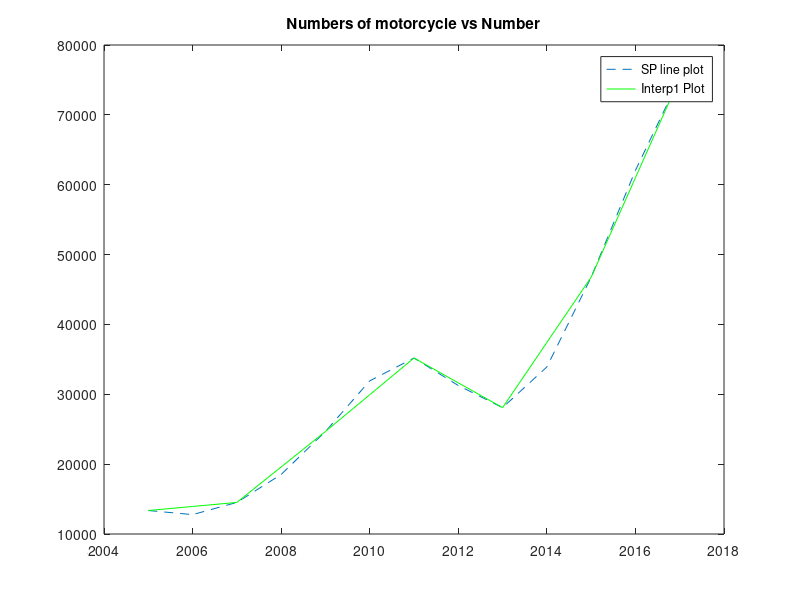

Here is the MATLAB script that generated this plot:
year=2005:2:2017;
Number=[13362 14520 24675 35195 28086 46758 75251];

%% a
x=year;
y=Number;
yy=spline(x,y,2012);
fprintf('Population at 2012 %f\n',yy);
%% b
xx=2005:2017;
yy=spline(x,y,xx);
yyy=interp1(x,y,xx);
plot(xx,yy,'--',xx,yyy,'g')
title('Numbers of motorcycle vs Number');
legend('SP line plot','Interp1 Plot');

%% c
p=polyfit(x,y,6);
pop=polyval(p,2008);
fprintf('Population at 2018 %f',pop);
